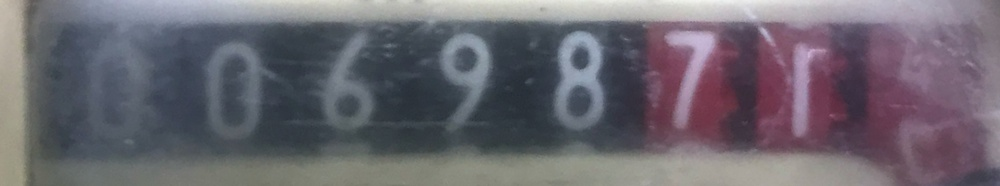
#> input picture meter.jpg, 1000 x 186 px, shrunk from 1691 x 314 before the run
$ python file.py
#> lines starting #> are read from the running program, lines starting #| are printed output that depends on the picture; after the words box and inside, x2 and y2 are one past the last pixel; in counts of white or black regions, pixels touching at a corner belong together
import cv2
import pytesseract
import numpy as np

pytesseract.pytesseract.tesseract_cmd = r'/usr/local/bin/tesseract'
img = cv2.imread('meter.jpg')
#> img is the input picture: shape (186, 1000, 3); mean B, G, R 111.2, 102.8, 107.1
gray = cv2.cvtColor(img, cv2.COLOR_BGR2GRAY)
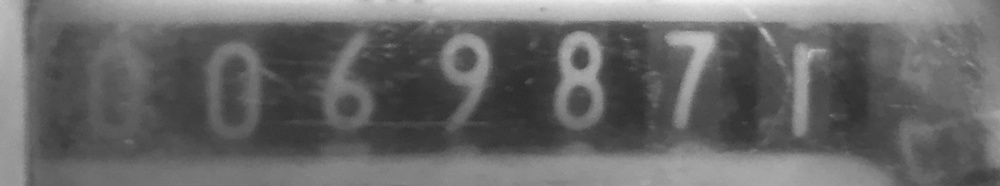
#> gray: shape (186, 1000); min 42, max 243, mean 105

blur = cv2.GaussianBlur(gray, (5,5), 0)
bin_img = cv2.adaptiveThreshold(blur, 255, cv2.ADAPTIVE_THRESH_GAUSSIAN_C, cv2.THRESH_BINARY, 31, 2)
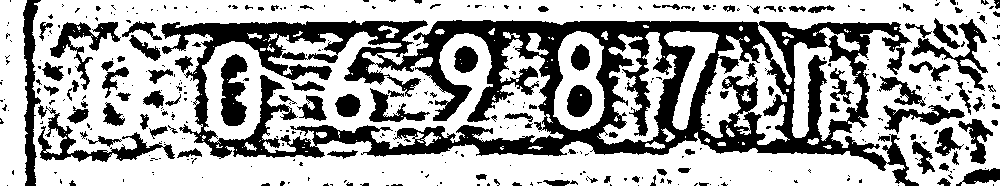
#> bin_img: shape (186, 1000); 65.1% white; 405 black regions (292 under 20 px), largest, box (x1, y1, x2, y2) and area: (161, 20, 919, 186) 42603, (23, 0, 41, 186) 1705, (38, 106, 175, 162) 1647

kernel = np.ones((1, 1), np.uint8)
img = cv2.dilate(bin_img, kernel, iterations=1)
img = cv2.erode(img, kernel, iterations=1)
#> (the run stopped early here; a loop or call above may not have finished)

$ run again, with images.jpeg copied over meter.jpg
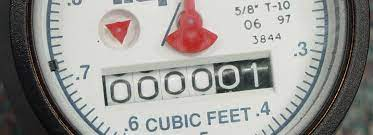
#> input picture images.jpeg, 373 x 135 px
#> img is the input picture: shape (135, 373, 3); mean B, G, R 150.1, 152.8, 154.6
#> `blur = cv2.GaussianBlur(gray, (5,5), 0)`:
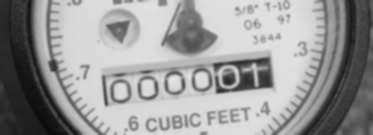
#> blur: shape (135, 373); min 10, max 232, mean 153.1
#> `bin_img = cv2.adaptiveThreshold(blur, 255, cv2.ADAPTIVE_THRESH_GAUSSIA..`:
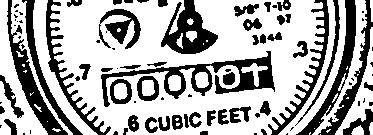
#> bin_img: shape (135, 373); 66.9% white; 90 black regions (40 under 20 px), largest, box (x1, y1, x2, y2) and area: (101, 51, 275, 107) 2277, (7, 0, 68, 135) 1580, (161, 0, 218, 54) 1507
